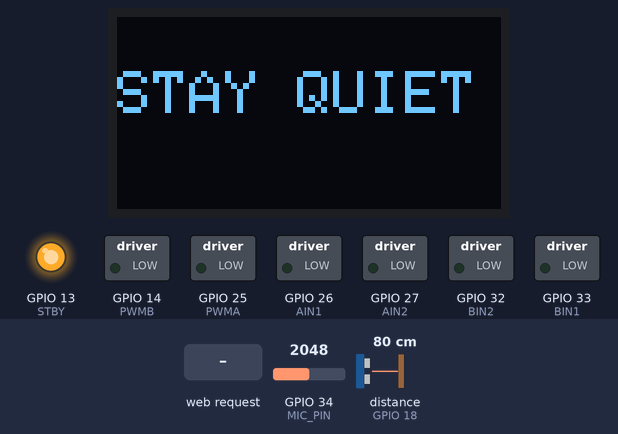
A sketch run on a simulated ESP32. Parts: 128×64 one-colour display, switched loads named in the sketch (green lamp = pin HIGH), output pins drawn as LEDs (lit = HIGH). Inputs (shaded band) come from the test bench; at power-on: distance to the obstacle (sensor on GPIO 18) 80 cm, GPIO 34 (MIC_PIN) = 2048 (analog values on the 0–4095 scale). The echo pulse lasts 58.3 µs per cm; pins used as bus, display or sensor lines are not drawn.

Above: at 1.2 s.
1.3 s: HTTP request GET /oled?msg=1 received
At 1.8 s:
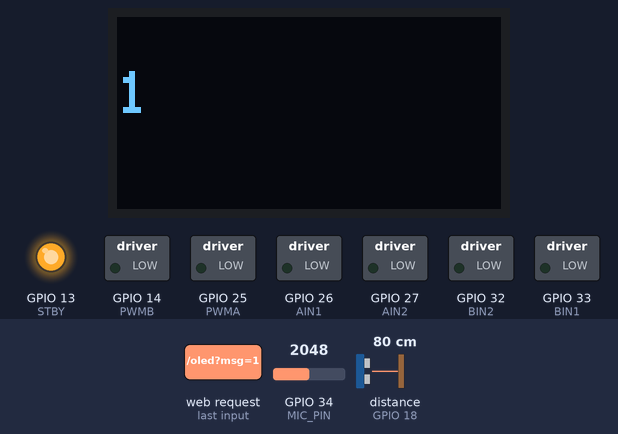
2.8 s: HTTP request GET /oled_default received
At 4.0 s:
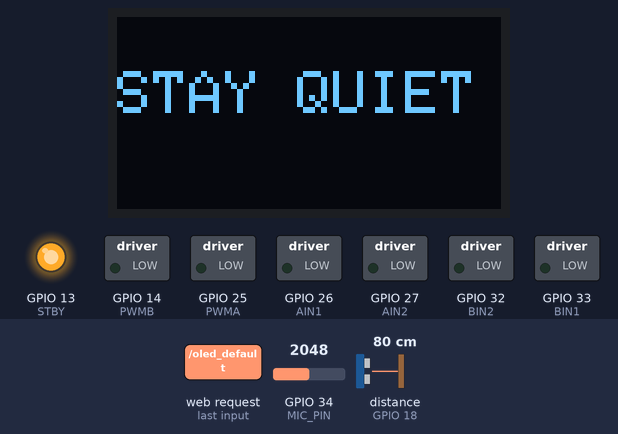
4.3 s: HTTP request GET /start received
At 5.5 s:
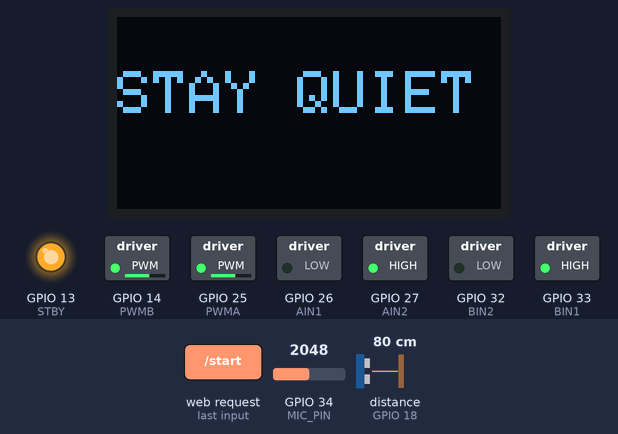
9.1 s: distance to the obstacle (sensor on GPIO 18) set to 23 cm
11.5 s: distance to the obstacle (sensor on GPIO 18) set to 19 cm
At 13.9 s:
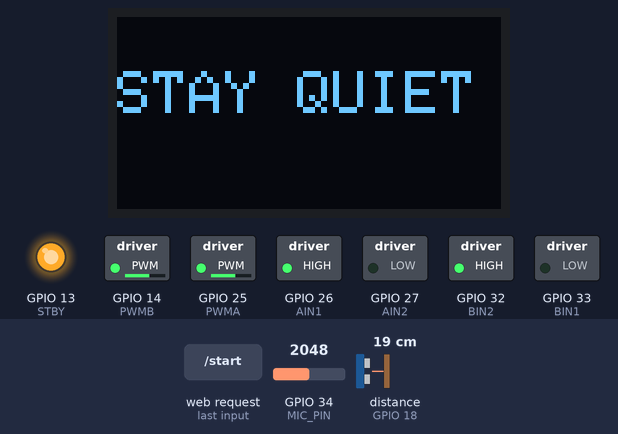
Timing chart, 0 to 15.5 s (numbered marks = the images above; inputs shaded):
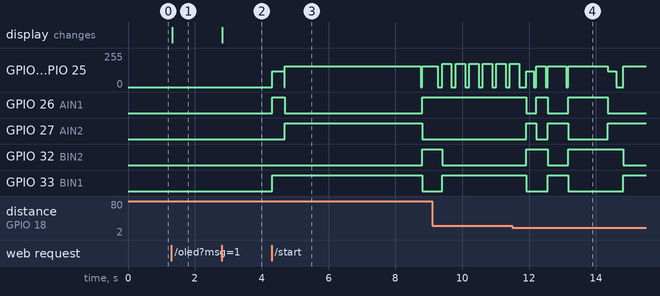

The sketch:

class_sense.ino
```cpp
/*
==================== TEACHER'S PET (FINAL FULL WORKING CODE) ====================

What it does:
- ESP32 creates WiFi AP: TeachersPet / 12345678
- Website at http://192.168.4.1 shows START + STOP, OLED control, Heatmap + scores
- When START pressed:
    - current position becomes (0,0), heading = 0°
    - robot patrols inside 100cm x 100cm boundary
- Quiet scoring:
    - if mic RAW < 700 during patrol step => +1 score to current grid cell
- Noise trigger:
    - if mic RAW >= 1200 => robot stops, rotates 360°, finds loudest direction
    - if that direction would go outside boundary => ignore and continue patrol
    - else robot moves toward loudest direction
- Obstacle handling (1 ultrasonic, best possible):
    - if obstacle ahead: scan right+left distances, choose freer side
    - if both blocked: reverse + U-turn (escape)
- When robot reaches loudest nearby point / can't continue:
    - mark that cell RED for 15s on website (no waiting) + score -10
    - immediately resumes patrol
    - same cell can be re-marked after 15s cooldown

OLED:
- Default always: "STAY QUIET"
- Website can set custom OLED message and can return to default
- STOP button stops motors immediately.

Pins:
TB6612:
  AIN1=26  AIN2=27  PWMA=25
  BIN1=33  BIN2=32  PWMB=14
  STBY=13
HC-SR04:
  TRIG=5  ECHO=18 (ECHO must be divided to 3.3V)
MAX9814 Mic:
  OUT -> GPIO34
OLED (SH1106 I2C):
  SDA=22  SCL=21  Address 0x3C

Board: ESP32 Dev Module

===============================================================================
*/

#include <WiFi.h>
#include <WebServer.h>
#include <Wire.h>
#include <Adafruit_GFX.h>
#include <Adafruit_SH110X.h>
#include <math.h>

// -------------------- PINS --------------------
#define MIC_PIN 34

#define TRIG_PIN 5
#define ECHO_PIN 18

#define AIN1 26
#define AIN2 27
#define PWMA 25

#define BIN1 33
#define BIN2 32
#define PWMB 14

#define STBY 13

#define OLED_SDA 22
#define OLED_SCL 21
#define OLED_ADDR 0x3C

// -------------------- WIFI --------------------
const char* AP_SSID = "TeachersPet";
const char* AP_PASS = "12345678";
WebServer server(80);

// -------------------- OLED --------------------
Adafruit_SH1106G display(128, 64, &Wire, -1);
bool oledOK = false;
bool oledCustom = false;
String oledText = "STAY QUIET";

void oledDraw() {
  if (!oledOK) return;
  display.clearDisplay();
  display.setTextColor(SH110X_WHITE);

  String msg = oledCustom ? oledText : String("STAY QUIET");
  msg.trim();
  if (msg.length() == 0) msg = " ";

  display.setTextSize(2);
  display.setCursor(0, 18);
  display.println(msg);
  display.display();
}

// -------------------- PWM (ESP32 LEDC) --------------------
static const int CH_A = 0;
static const int CH_B = 1;
static const int PWM_FREQ = 20000;
static const int PWM_RES  = 8;  // 0..255

void pwmInit() {
  ledcSetup(CH_A, PWM_FREQ, PWM_RES);
  ledcSetup(CH_B, PWM_FREQ, PWM_RES);
  ledcAttachPin(PWMA, CH_A);
  ledcAttachPin(PWMB, CH_B);
}
void pwmWriteA(int v) { ledcWrite(CH_A, constrain(v, 0, 255)); }
void pwmWriteB(int v) { ledcWrite(CH_B, constrain(v, 0, 255)); }

// -------------------- MOTORS --------------------
int patrolPWM = 120;
int chasePWM  = 175;
int rotatePWM = 155;

void motorsEnable() { digitalWrite(STBY, HIGH); }
void motorsStop()   { pwmWriteA(0); pwmWriteB(0); }

void driveForward(int pwm) {
  digitalWrite(AIN1, HIGH); digitalWrite(AIN2, LOW);
  digitalWrite(BIN1, HIGH); digitalWrite(BIN2, LOW);
  pwmWriteA(pwm); pwmWriteB(pwm);
}

void driveBackward(int pwm) {
  digitalWrite(AIN1, LOW);  digitalWrite(AIN2, HIGH);
  digitalWrite(BIN1, LOW);  digitalWrite(BIN2, HIGH);
  pwmWriteA(pwm); pwmWriteB(pwm);
}

void rotateLeft(int pwm) {
  digitalWrite(AIN1, LOW);  digitalWrite(AIN2, HIGH);
  digitalWrite(BIN1, HIGH); digitalWrite(BIN2, LOW);
  pwmWriteA(pwm); pwmWriteB(pwm);
}

void rotateRight(int pwm) {
  digitalWrite(AIN1, HIGH); digitalWrite(AIN2, LOW);
  digitalWrite(BIN1, LOW);  digitalWrite(BIN2, HIGH);
  pwmWriteA(pwm); pwmWriteB(pwm);
}

// -------------------- ULTRASONIC --------------------
float readDistanceCm() {
  digitalWrite(TRIG_PIN, LOW);
  delayMicroseconds(2);
  digitalWrite(TRIG_PIN, HIGH);
  delayMicroseconds(10);
  digitalWrite(TRIG_PIN, LOW);

  long us = pulseIn(ECHO_PIN, HIGH, 30000);
  if (us == 0) return -1;
  return (us * 0.0343f) / 2.0f;
}

// -------------------- SOUND --------------------
const int NOISE_THRESHOLD_RAW = 1300;
const int QUIET_THRESHOLD_RAW = 700;

int readRawAvg(int n = 25) {
  long s = 0;
  for (int i = 0; i < n; i++) {
    s += analogRead(MIC_PIN);
    delayMicroseconds(400);
  }
  return (int)(s / n);
}

int getP2PFast(int samples = 140) {
  int minV = 4095, maxV = 0;
  for (int i = 0; i < samples; i++) {
    int v = analogRead(MIC_PIN);
    if (v < minV) minV = v;
    if (v > maxV) maxV = v;
    delayMicroseconds(60);
  }
  return maxV - minV;
}

// smoother reading for echo rooms
int avgP2P(int reps = 4) {
  long s = 0;
  for (int i = 0; i < reps; i++) {
    s += getP2PFast(140);
    delay(5);
  }
  return (int)(s / reps);
}

// -------------------- BOUNDARY + POSE (100 x 100) --------------------
const float X_MAX_CM = 100.0;
const float Y_MAX_CM = 100.0;

// dead-reckoning (tune if needed)
float CM_PER_SEC_PATROL = 10.0;
float CM_PER_SEC_CHASE  = 14.0;
float DEG_PER_SEC_ROT   = 90.0;

float x_cm = 0.0, y_cm = 0.0;
float heading_deg = 0.0; // 0° = +X

float wrapDeg(float d) {
  while (d < 0) d += 360.0;
  while (d >= 360.0) d -= 360.0;
  return d;
}
float degToRad(float d) { return d * 3.1415926f / 180.0f; }

void updateForward(unsigned long ms, float cmPerSec) {
  float sec = ms / 1000.0f;
  float dist = cmPerSec * sec;
  float rad = degToRad(heading_deg);
  x_cm += dist * cos(rad);
  y_cm += dist * sin(rad);
}
void updateRotateLeft(unsigned long ms) {
  float sec = ms / 1000.0f;
  heading_deg = wrapDeg(heading_deg + DEG_PER_SEC_ROT * sec);
}
void updateRotateRight(unsigned long ms) {
  float sec = ms / 1000.0f;
  heading_deg = wrapDeg(heading_deg - DEG_PER_SEC_ROT * sec);
}

bool wouldExitForward(unsigned long ms, float cmPerSec) {
  float sec = ms / 1000.0f;
  float dist = cmPerSec * sec;
  float rad = degToRad(heading_deg);
  float nx = x_cm + dist * cos(rad);
  float ny = y_cm + dist * sin(rad);
  return (nx < 0 || ny < 0 || nx > X_MAX_CM || ny > Y_MAX_CM);
}

void clampPose() {
  if (x_cm < 0) x_cm = 0;
  if (y_cm < 0) y_cm = 0;
  if (x_cm > X_MAX_CM) x_cm = X_MAX_CM;
  if (y_cm > Y_MAX_CM) y_cm = Y_MAX_CM;
}

// -------------------- GRID HEATMAP --------------------
const int GRID_R = 4;
const int GRID_C = 4;
int scores[GRID_R][GRID_C];
unsigned long redUntil[GRID_R][GRID_C];
unsigned long lastNoisyMs[GRID_R][GRID_C];

const unsigned long RED_MS = 15000;
const unsigned long COOLDOWN_MS = 15000;

void gridRC(int &r, int &c) {
  clampPose();
  float cw = X_MAX_CM / GRID_C; // 25cm
  float ch = Y_MAX_CM / GRID_R; // 25cm
  c = (int)(x_cm / cw);
  r = (int)(y_cm / ch);
  if (c < 0) c = 0;
  if (r < 0) r = 0;
  if (c >= GRID_C) c = GRID_C - 1;
  if (r >= GRID_R) r = GRID_R - 1;
}

String cellName(int r, int c) {
  char row = 'A' + r;
  return String(row) + String(c + 1);
}

// -------------------- STATE --------------------
bool robotStarted = false;
bool robotStopped = false;

enum State { WAIT_START, PATROL, SCAN360, TURN_TO_GOAL, CHASE_NOISE };
State state = WAIT_START;

float goalHeading = 0.0;

// -------------------- MOVEMENT TIMINGS --------------------
unsigned long PATROL_STEP_MS = 350;
unsigned long CHASE_STEP_MS  = 280;

float OBSTACLE_CM = 20.0;

// -------------------- BEST 1-ULTRASONIC AVOID --------------------
void rotateRightMs(unsigned long ms) {
  rotateRight(rotatePWM);
  delay(ms);
  motorsStop();
  updateRotateRight(ms);
}

void rotateLeftMs(unsigned long ms) {
  rotateLeft(rotatePWM);
  delay(ms);
  motorsStop();
  updateRotateLeft(ms);
}

void avoidObstacleBest() {
  motorsStop();
  delay(80);

  // back a bit
  driveBackward(patrolPWM);
  delay(220);
  motorsStop();
  delay(80);

  const unsigned long SCAN_TURN_MS = 280; // ~25-35° depending on DEG_PER_SEC_ROT
  const unsigned long UTURN_MS     = 900; // ~90°-150° depending on DEG_PER_SEC_ROT

  // scan right
  rotateRightMs(SCAN_TURN_MS);
  delay(60);
  float dR = readDistanceCm(); if (dR < 0) dR = 0;

  // scan left (past center)
  rotateLeftMs(SCAN_TURN_MS * 2);
  delay(60);
  float dL = readDistanceCm(); if (dL < 0) dL = 0;

  // return to center
  rotateRightMs(SCAN_TURN_MS);

  // both blocked -> escape
  if (dR < OBSTACLE_CM && dL < OBSTACLE_CM) {
    rotateRightMs(UTURN_MS);
    driveBackward(patrolPWM);
    delay(250);
    motorsStop();
    delay(80);
    return;
  }

  // choose freer side
  if (dR > dL) rotateRightMs(SCAN_TURN_MS);
  else        rotateLeftMs(SCAN_TURN_MS);

  // move forward a bit to bypass
  if (!wouldExitForward(300, CM_PER_SEC_PATROL)) {
    driveForward(patrolPWM);
    delay(300);
    motorsStop();
    updateForward(300, CM_PER_SEC_PATROL);
  } else {
    motorsStop();
  }
  delay(80);
}

// -------------------- PATROL STEP (stay inside boundary) --------------------
void boundarySteer() {
  if (wouldExitForward(PATROL_STEP_MS, CM_PER_SEC_PATROL)) {
    // turn right 90°
    unsigned long ms = (unsigned long)((90.0 / DEG_PER_SEC_ROT) * 1000.0);
    rotateRightMs(ms);
  }
}

void patrolStep() {
  boundarySteer();

  float d = readDistanceCm();
  if (d > 0 && d < OBSTACLE_CM) {
    avoidObstacleBest();
    return;
  }

  driveForward(patrolPWM);
  delay(PATROL_STEP_MS);
  motorsStop();
  updateForward(PATROL_STEP_MS, CM_PER_SEC_PATROL);
}

// -------------------- 360 SCAN (best direction) --------------------
float scanLoudestHeading() {
  int bestVal = 0;
  float bestHeading = heading_deg;

  unsigned long totalMs = (unsigned long)((360.0 / DEG_PER_SEC_ROT) * 1000.0);
  unsigned long start = millis();

  while (millis() - start < totalMs) {
    rotateLeft(rotatePWM);
    delay(15);
    updateRotateLeft(15);

    int v = avgP2P(4);
    if (v > bestVal) {
      bestVal = v;
      bestHeading = heading_deg; // absolute
    }
  }

  motorsStop();
  return bestHeading;
}

// rotate shortest direction to target
void rotateToHeading(float target) {
  target = wrapDeg(target);
  float cur = wrapDeg(heading_deg);
  float diff = target - cur;
  while (diff > 180) diff -= 360;
  while (diff < -180) diff += 360;

  unsigned long ms = (unsigned long)((fabs(diff) / DEG_PER_SEC_ROT) * 1000.0);

  if (ms < 20) return;

  if (diff > 0) {
    rotateLeft(rotatePWM);
    delay(ms);
    motorsStop();
    updateRotateLeft(ms);
  } else {
    rotateRight(rotatePWM);
    delay(ms);
    motorsStop();
    updateRotateRight(ms);
  }
}

// if goal direction leads outside boundary soon, ignore it
bool goalOutside() {
  // check 2 forward steps in that direction (quick prediction)
  float save = heading_deg;
  heading_deg = goalHeading;
  bool out = wouldExitForward(CHASE_STEP_MS * 2, CM_PER_SEC_CHASE);
  heading_deg = save;
  return out;
}

// -------------------- CHASE TOWARD NOISE --------------------
bool chaseStepTowardNoise() {
  // obstacle?
  float d = readDistanceCm();
  if (d > 0 && d < OBSTACLE_CM) {
    avoidObstacleBest();
    return true;
  }

  // boundary?
  if (wouldExitForward(CHASE_STEP_MS, CM_PER_SEC_CHASE)) {
    // can't go further in this direction
    return false;
  }

  // forward step
  driveForward(chasePWM);
  delay(CHASE_STEP_MS);
  motorsStop();
  updateForward(CHASE_STEP_MS, CM_PER_SEC_CHASE);
  return true;
}

// -------------------- WEB UI --------------------
static const char INDEX_HTML[] PROGMEM = R"HTML(
<!doctype html><html><head>
<meta charset="utf-8"><meta name="viewport" content="width=device-width,initial-scale=1">
<title>Teacher's Pet</title>
<style>
body{font-family:Arial;margin:16px}
.row{display:flex;gap:10px;flex-wrap:wrap;margin-top:10px}
button,input{padding:10px 12px;border-radius:12px;border:1px solid #ccc}
.grid{display:grid;grid-template-columns:repeat(4,86px);gap:10px;margin-top:12px}
.cell{height:72px;border-radius:14px;display:flex;flex-direction:column;align-items:center;justify-content:center;
background:#e8f7e8;border:1px solid #bfe3bf;font-weight:700}
.red{background:#ffcccc;border-color:#ff9a9a}
.small{color:#666;font-size:12px}
</style>
</head><body>
<h2>Teacher's Pet</h2>
<div class="small">WiFi: TeachersPet / 12345678 — Open: 192.168.4.1</div>

<div class="row">
  <button onclick="fetch('/start')">START</button>
  <button onclick="fetch('/stop')">STOP</button>
</div>

<div class="row">
  <input id="oled" placeholder="OLED text">
  <button onclick="setOled()">SET OLED</button>
  <button onclick="fetch('/oled_default')">DEFAULT OLED</button>
</div>

<div class="small" id="status">Loading...</div>

<div id="grid" class="grid"></div>

<script>
const rows=["A","B","C","D"];
function cellId(r,c){ return rows[r]+(c+1); }

function setOled(){
  const t = document.getElementById("oled").value || "";
  fetch('/oled?msg='+encodeURIComponent(t));
}

function render(data){
  document.getElementById("status").textContent =
    (data.started ? "Started" : "Stopped") + " | x="+data.x.toFixed(1)+" y="+data.y.toFixed(1)+" heading="+data.h.toFixed(0);

  const g = document.getElementById("grid");
  g.innerHTML="";
  for(let r=0;r<4;r++){
    for(let c=0;c<4;c++){
      const div=document.createElement("div");
      div.className="cell";
      const id=cellId(r,c);
      if(data.red[r][c]) div.classList.add("red");
      div.innerHTML = `<div>${id}</div><div>${data.scores[r][c]}</div>`;
      g.appendChild(div);
    }
  }
}

async function poll(){
  try{
    const res=await fetch('/data');
    const data=await res.json();
    render(data);
  }catch(e){}
  setTimeout(poll,400);
}
poll();
</script>
</body></html>
)HTML";

void handleRoot() { server.send(200, "text/html", INDEX_HTML); }

void handleStart() {
  robotStarted = true;
  robotStopped = false;
  state = PATROL;

  // set current standing point as (0,0)
  x_cm = 0.0; y_cm = 0.0; heading_deg = 0.0;

  server.send(200, "text/plain", "STARTED");
}

void handleStop() {
  robotStopped = true;
  state = WAIT_START;
  motorsStop();
  server.send(200, "text/plain", "STOPPED");
}

void handleOled() {
  if (server.hasArg("msg")) {
    oledText = server.arg("msg");
    oledCustom = true;
    oledDraw();
  }
  server.send(200, "text/plain", "OK");
}

void handleOledDefault() {
  oledCustom = false;
  oledDraw();
  server.send(200, "text/plain", "OK");
}

void handleData() {
  // JSON: {started,x,y,h,scores:[[..]],red:[[..]]}
  String out = "{";
  out += "\"started\":"; out += (robotStarted && !robotStopped) ? "true" : "false";
  out += ",\"x\":" + String(x_cm, 1);
  out += ",\"y\":" + String(y_cm, 1);
  out += ",\"h\":" + String(heading_deg, 0);

  out += ",\"scores\":[";
  for (int r=0;r<GRID_R;r++){
    out += "[";
    for (int c=0;c<GRID_C;c++){
      out += String(scores[r][c]);
      if (c<GRID_C-1) out += ",";
    }
    out += "]";
    if (r<GRID_R-1) out += ",";
  }
  out += "]";

  unsigned long now = millis();
  out += ",\"red\":[";
  for (int r=0;r<GRID_R;r++){
    out += "[";
    for (int c=0;c<GRID_C;c++){
      bool isRed = (now < redUntil[r][c]);
      out += isRed ? "true" : "false";
      if (c<GRID_C-1) out += ",";
    }
    out += "]";
    if (r<GRID_R-1) out += ",";
  }
  out += "]";

  out += "}";

  server.send(200, "application/json", out);
}

// -------------------- SETUP --------------------
void setup() {
  Serial.begin(115200);

  // init arrays
  for (int r=0;r<GRID_R;r++){
    for (int c=0;c<GRID_C;c++){
      scores[r][c] = 0;
      redUntil[r][c] = 0;
      lastNoisyMs[r][c] = 0;
    }
  }

  // pins
  pinMode(TRIG_PIN, OUTPUT);
  pinMode(ECHO_PIN, INPUT);

  pinMode(AIN1, OUTPUT);
  pinMode(AIN2, OUTPUT);
  pinMode(BIN1, OUTPUT);
  pinMode(BIN2, OUTPUT);
  pinMode(STBY, OUTPUT);

  pwmInit();
  motorsEnable();
  motorsStop();

  // ADC
  analogReadResolution(12);
  analogSetPinAttenuation(MIC_PIN, ADC_11db);

  // OLED
  Wire.begin(OLED_SDA, OLED_SCL);
  oledOK = display.begin(OLED_ADDR, true);
  oledCustom = false;
  oledDraw();

  // WiFi AP + web
  WiFi.mode(WIFI_AP);
  WiFi.softAP(AP_SSID, AP_PASS);

  server.on("/", handleRoot);
  server.on("/start", handleStart);
  server.on("/stop", handleStop);
  server.on("/oled", handleOled);
  server.on("/oled_default", handleOledDefault);
  server.on("/data", handleData);
  server.begin();

  state = WAIT_START;
}

// -------------------- LOOP --------------------
void loop() {
  server.handleClient();

  // keep OLED alive
  static unsigned long lastOled = 0;
  if (millis() - lastOled > 800) {
    lastOled = millis();
    oledDraw();
  }

  if (!robotStarted || robotStopped) {
    motorsStop();
    state = WAIT_START;
    return;
  }

  // always know current cell
  int r=0,c=0;
  gridRC(r,c);

  int raw = readRawAvg(25);

  switch (state) {

    case WAIT_START:
      motorsStop();
      break;

    case PATROL: {
      // quiet scoring
      if (raw < QUIET_THRESHOLD_RAW) {
        scores[r][c] += 1;
      }

      patrolStep();

      // noise trigger
      raw = readRawAvg(20);
      if (raw >= NOISE_THRESHOLD_RAW) {
        state = SCAN360;
      }
    } break;

    case SCAN360: {
      motorsStop();
      goalHeading = scanLoudestHeading();
      state = TURN_TO_GOAL;
    } break;

    case TURN_TO_GOAL: {
      rotateToHeading(goalHeading);

      // if goal is outside boundary, ignore noise
      if (goalOutside()) {
        state = PATROL;
      } else {
        state = CHASE_NOISE;
      }
    } break;

    case CHASE_NOISE: {
      // chase until sound stops increasing OR can't continue
      int prev = avgP2P(4);
      int blockedCount = 0;

      for (int steps=0; steps<70; steps++) {
        if (robotStopped) { motorsStop(); state = WAIT_START; return; }

        // if heading drifted, gently re-align toward goal
        rotateToHeading(goalHeading);

        bool moved = chaseStepTowardNoise();
        if (!moved) { // boundary stop / can't continue
          blockedCount++;
          if (blockedCount > 2) break;
        }

        int now = avgP2P(4);
        if (now + 1 < prev) { // peak reached
          break;
        }
        prev = now;

        // if raw noise disappeared, stop searching further
        int rraw = readRawAvg(15);
        if (rraw < NOISE_THRESHOLD_RAW) break;
      }

      // mark noisy region (cooldown 15s)
      gridRC(r,c);
      unsigned long nowMs = millis();
      if (nowMs - lastNoisyMs[r][c] >= COOLDOWN_MS) {
        lastNoisyMs[r][c] = nowMs;
        scores[r][c] += -10;
        redUntil[r][c] = nowMs + RED_MS;
      }

      // immediately resume patrol (no waiting)
      state = PATROL;
    } break;
  }
}
```

Measured:
- the behaviour switches between 21 and 20 cm on distance to the obstacle (sensor on GPIO 18) (found by bisection; images 3 and 4)
- after the input at 1.3 s, the display: changes at once (image 1)
- after the input at 2.8 s, the display: changes at once (image 2)
- after the input at 4.3 s, GPIO 14 (PWMB), GPIO 25 (PWMA): 0/255 → 120/255 at once, → 154/255 0.35 s later; GPIO 26 (AIN1): LOW → HIGH at once, → LOW 0.37 s later, → HIGH 4.1 s later; GPIO 27 (AIN2): LOW → HIGH after 0.39 s, → LOW 4.1 s later; GPIO 32 (BIN2): LOW → HIGH after 4.5 s; GPIO 33 (BIN1): LOW → HIGH at once, → LOW 4.5 s later
- after the input at 11.5 s, GPIO 26 (AIN1): goes LOW 0.30 s, HIGH 0.34 s, LOW 0.62 s, HIGH 1.2 s, then LOW, starting after 0.41 s; GPIO 27 (AIN2): goes HIGH 0.30 s, LOW 0.34 s, HIGH 0.62 s, LOW 1.2 s, then HIGH, starting after 0.41 s
